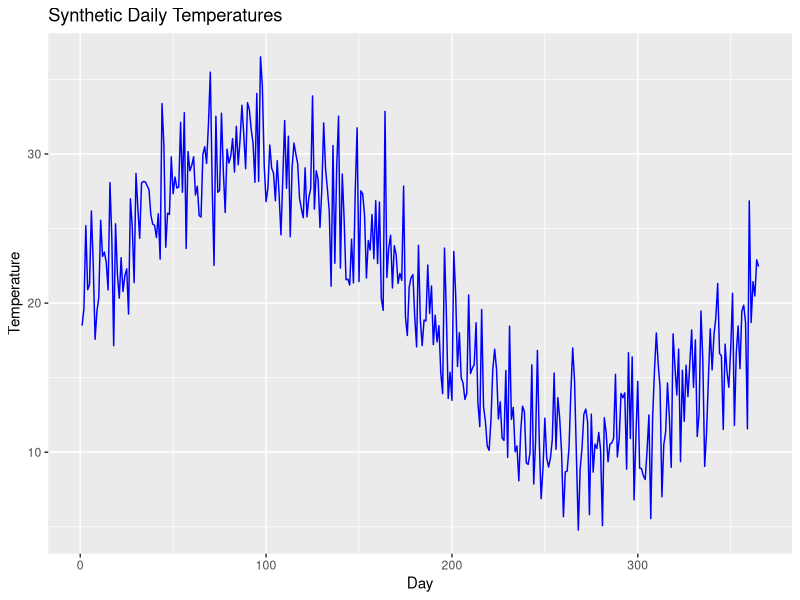
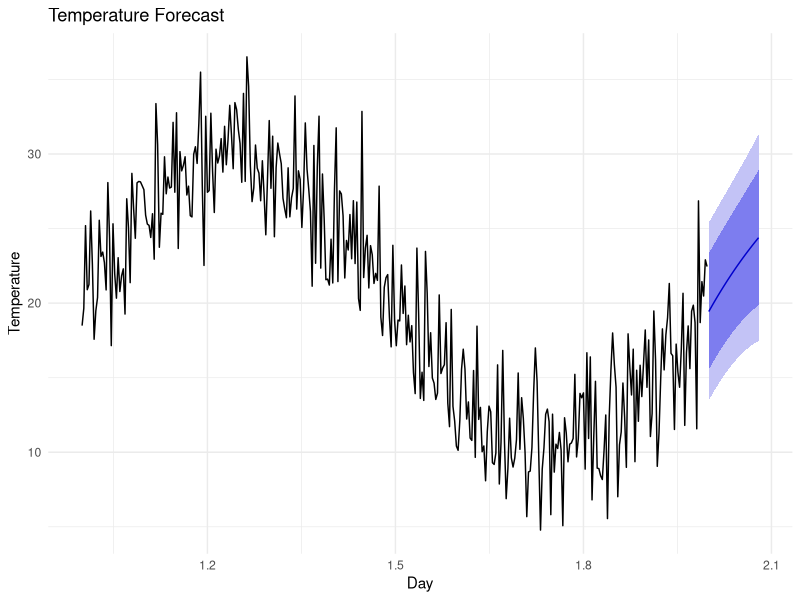

Write the R code that produced these figures, in order.
# forecast.R

library("ggplot2")
library("forecast")

# set seed for reproducibility
set.seed(123)

# generate synthetic data: 365 days of daily temperature
days <- 1:365
temperature <- 20 + 10 * sin(2 * pi * days / 365) + rnorm(365, mean = 0, sd = 3)


# create a data frame
data <- data.frame(Day = days, Temperature = temperature)

# plot the synthetic data
ggplot(data, aes(x = Day, y = Temperature)) +
  geom_line(color = "blue") +
  labs(title = "Synthetic Daily Temperatures", x = "Day", y = "Temperature")

# Convert data to time series object
temperature_ts <- ts(data$Temperature, frequency = 365)

# Fir ARIMA model
fit <- auto.arima(temperature_ts)

# summary of the model
summary(fit)

# forecast the next 30 days
forecasted <- forecast(fit, h = 30)

# Plot the forecast
autoplot(forecasted) +
  labs(title = "Temperature Forecast", x = "Day", y = "Temperature") +
  theme_minimal()

# Calculate residuals
residuals <- residuals(fit)

# Calculate MAE and RMSE
mae <- mean(abs(residuals))
rmse <- sqrt(mean(residuals^2))

cat("Mean Absolute Error (MAE):", mae, "\n")
cat("Root Mean Square Error (RMSE):", rmse, "\n")



